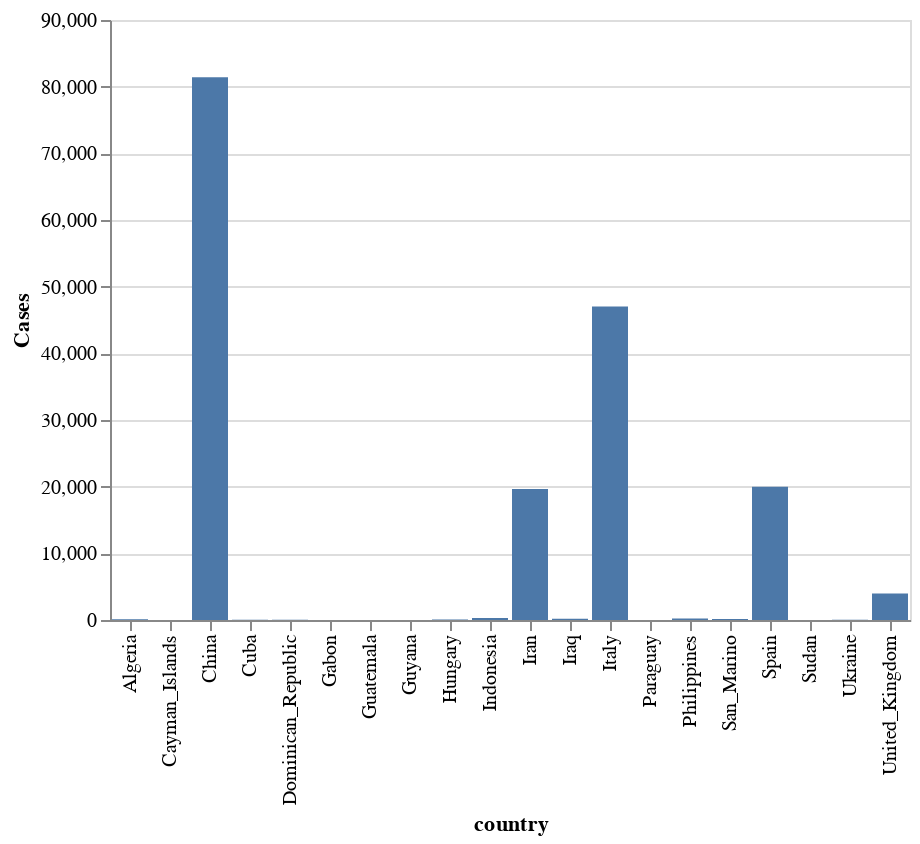

Notebook source saved alongside this figure:
### Code cell
alt.renderers.enable('default')
top_cases_chart = alt.Chart(top_cases_country).mark_bar().encode(
    x='country',
    y='Cases'
)
top_cases_chart

### Figure 1 — Vega-Lite specification as saved in the notebook (floating-point values rounded to 4 significant figures)
{"config": {"view": {"continuousWidth": 400, "continuousHeight": 300}}, "data": {"name": "data-99fb08b14bf0811e321cb4cced0b5375"}, "mark": "bar", "encoding": {"x": {"type": "nominal", "field": "country"}, "y": {"type": "quantitative", "field": "Cases"}}, "$schema": "https://vega.github.io/schema/vega-lite/v4.0.2.json", "datasets": {"data-99fb08b14bf0811e321cb4cced0b5375": [{"country": "Sudan", "Cases": 2, "Deaths": 1, "prct_deaths_per_case": 50.0}, {"country": "Cayman_Islands", "Cases": 3, "Deaths": 1, "prct_deaths_per_case": 33.33}, {"country": "Gabon", "Cases": 3, "Deaths": 1, "prct_deaths_per_case": 33.33}, {"country": "Guyana", "Cases": 5, "Deaths": 1, "prct_deaths_per_case": 20.0}, {"country": "Ukraine", "Cases": 26, "Deaths": 3, "prct_deaths_per_case": 11.54}, {"country": "Algeria", "Cases": 94, "Deaths": 10, "prct_deaths_per_case": 10.64}, {"country": "San_Marino", "Cases": 151, "Deaths": 14, "prct_deaths_per_case": 9.272}, {"country": "Italy", "Cases": 47021, "Deaths": 4032, "prct_deaths_per_case": 8.575}, {"country": "Indonesia", "Cases": 309, "Deaths": 25, "prct_deaths_per_case": 8.091}, {"country": "Philippines", "Cases": 230, "Deaths": 18, "prct_deaths_per_case": 7.826}, {"country": "Guatemala", "Cases": 13, "Deaths": 1, "prct_deaths_per_case": 7.692}, {"country": "Iran", "Cases": 19644, "Deaths": 1433, "prct_deaths_per_case": 7.295}, {"country": "Iraq", "Cases": 193, "Deaths": 14, "prct_deaths_per_case": 7.254}, {"country": "Dominican_Republic", "Cases": 34, "Deaths": 2, "prct_deaths_per_case": 5.882}, {"country": "Paraguay", "Cases": 18, "Deaths": 1, "prct_deaths_per_case": 5.556}, {"country": "Spain", "Cases": 19980, "Deaths": 1002, "prct_deaths_per_case": 5.015}, {"country": "Cuba", "Cases": 21, "Deaths": 1, "prct_deaths_per_case": 4.762}, {"country": "Hungary", "Cases": 85, "Deaths": 4, "prct_deaths_per_case": 4.706}, {"country": "United_Kingdom", "Cases": 3983, "Deaths": 177, "prct_deaths_per_case": 4.444}, {"country": "China", "Cases": 81416, "Deaths": 3261, "prct_deaths_per_case": 4.005}]}}
